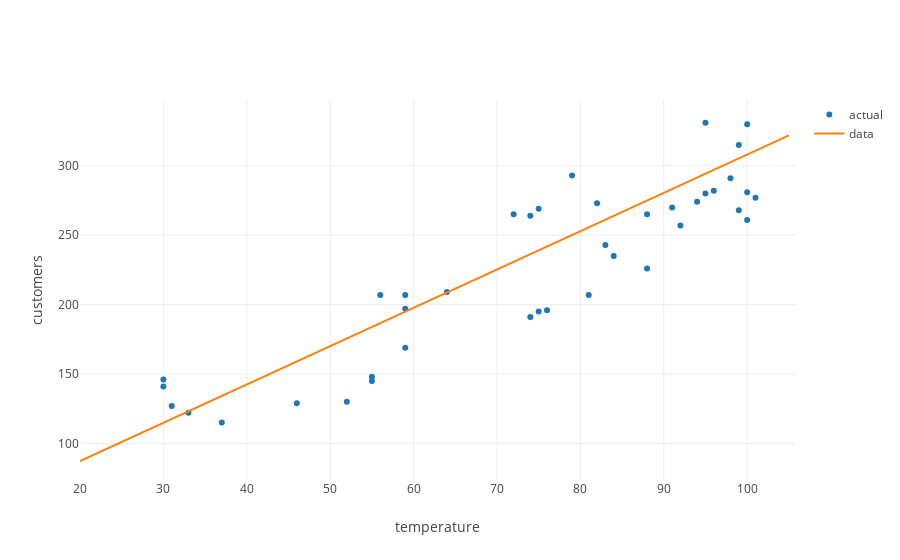

Notebook code for this chart:
### Code cell
updated_data_trace = trace_values(updated_random_temperatures, updated_noisy_customers, name = 'actual')
plot([updated_data_trace, model_trace], layout = layout)

### Figure 1 — Plotly figure (JSON) as saved in the notebook; plotly's stock layout.template omitted (floating-point values rounded to 4 significant figures)
{"data": [{"mode": "markers", "name": "actual", "text": [], "type": "scatter", "uid": "79536717-3282-4be3-9ec6-9dc32a769007", "x": [59, 31, 55, 99, 100, 59, 81, 95, 74, 75, 88, 64, 100, 30, 79, 95, 46, 96, 101, 56, 84, 37, 91, 76, 100, 55, 94, 82, 92, 75, 83, 74, 30, 98, 99, 72, 88, 33, 59, 52], "y": [207, 127, 148, 268, 330, 169, 207, 331, 191, 195, 226, 209, 261, 146, 293, 280, 129, 282, 277, 207, 235, 115, 270, 196, 281, 145, 274, 273, 257, 269, 243, 264, 141, 291, 315, 265, 265, 122, 197, 130]}, {"mode": "lines", "name": "data", "text": [], "type": "scatter", "uid": "53c4d1ef-4324-4142-a227-2cd7a6299567", "x": [20, 25, 30, 35, 40, 45, 50, 55, 60, 65, 70, 75, 80, 85, 90, 95, 100, 105], "y": [87.32, 101.1, 114.9, 128.7, 142.5, 156.3, 170.1, 183.9, 197.7, 211.5, 225.3, 239.1, 252.9, 266.7, 280.5, 294.3, 308.1, 321.9]}], "layout": {"autosize": true, "xaxis": {"autorange": true, "range": [20, 105.8], "title": {"text": "temperature"}, "type": "linear"}, "yaxis": {"autorange": true, "range": [73.58, 348.6], "title": {"text": "customers"}, "type": "linear"}}}
